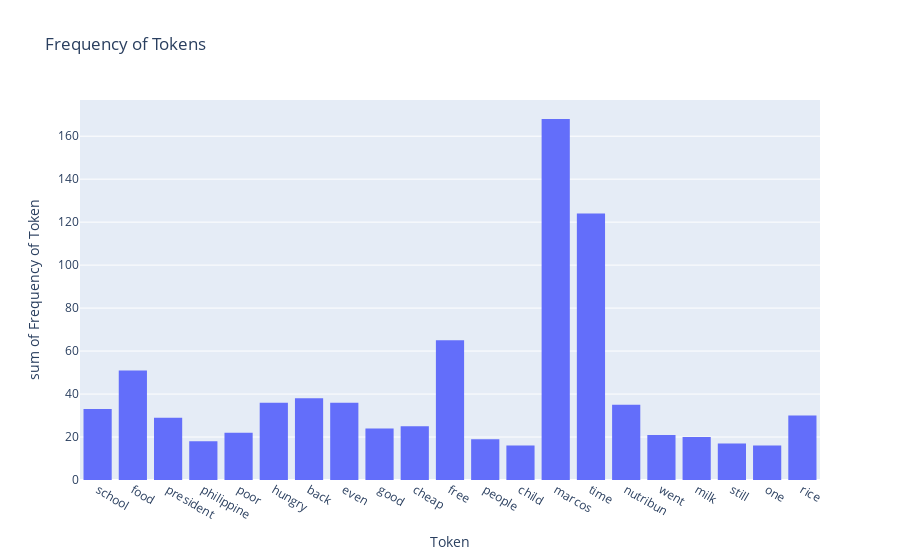

Notebook source saved alongside this figure:
### Markdown cell above
#### Displaying the most common tokens

This will be used to get an initial glimpse of the most common keywords before the data analysis and clustering.

### Code cell
all_tokens = []

for i in range(len(tokenized_tweets)):
    all_tokens.extend(tokenized_tweets[0][i])
    
tok = []
tok_freq = []

for n in set(all_tokens):
    tok_count = all_tokens.count(n)
    if tok_count > 15:
        tok.append(n)
        tok_freq.append(all_tokens.count(n))

tok_freq_df = pd.DataFrame({'Token': tok, 'Frequency of Token': tok_freq})
    
# Plot token frequency in Histogram

fig = px.histogram(tok_freq_df, x='Token', y='Frequency of Token', title='Frequency of Tokens')
fig.show()
fig.write_html("plots_tokfreq.html")

### Figure 1 — Plotly figure (JSON) as saved in the notebook; plotly's stock layout.template omitted (floating-point values rounded to 4 significant figures)
{"data": [{"alignmentgroup": "True", "bingroup": "x", "histfunc": "sum", "hovertemplate": "Token=%{x}<br>sum of Frequency of Token=%{y}<extra></extra>", "legendgroup": "", "marker": {"color": "#636efa", "pattern": {"shape": ""}}, "name": "", "offsetgroup": "", "orientation": "v", "showlegend": false, "type": "histogram", "x": ["school", "food", "president", "philippine", "poor", "hungry", "back", "even", "good", "cheap", "free", "people", "child", "marcos", "time", "nutribun", "went", "milk", "still", "one", "rice"], "xaxis": "x", "y": [33, 51, 29, 18, 22, 36, 38, 36, 24, 25, 65, 19, 16, 168, 124, 35, 21, 20, 17, 16, 30], "yaxis": "y"}], "layout": {"barmode": "relative", "legend": {"tracegroupgap": 0}, "title": {"text": "Frequency of Tokens"}, "xaxis": {"anchor": "y", "domain": [0, 1], "title": {"text": "Token"}}, "yaxis": {"anchor": "x", "domain": [0, 1], "title": {"text": "sum of Frequency of Token"}}}}
